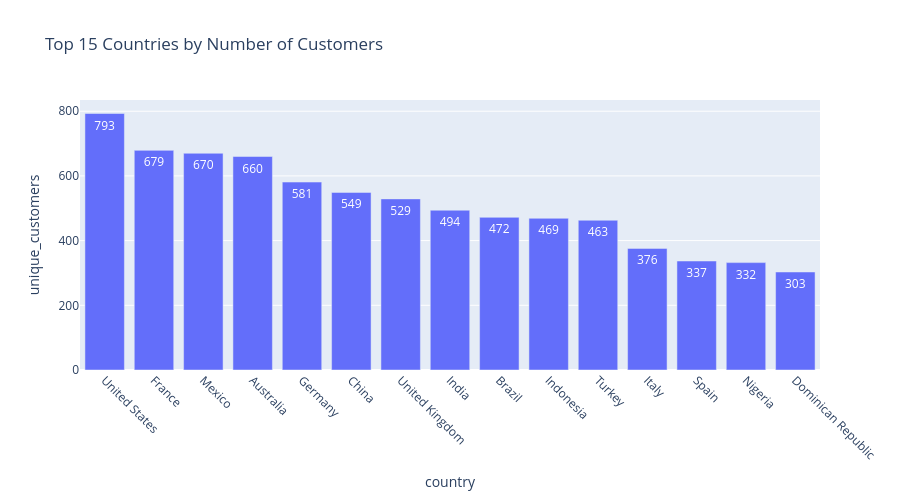

Here is the notebook cell this chart was saved with:
### Code cell
fig = px.bar(
    customer_country_distribution.head(15),
    x="country",
    y="unique_customers",
    title="Top 15 Countries by Number of Customers",
    text_auto=True,
    width=900,
    height=500
)
fig.update_xaxes(tickangle=45)
fig.show()

### Figure 1 — Plotly figure (JSON) as saved in the notebook; plotly's stock layout.template omitted (floating-point values rounded to 4 significant figures)
{"data": [{"hovertemplate": "country=%{x}<br>unique_customers=%{y}<extra></extra>", "legendgroup": "", "marker": {"color": "#636efa", "pattern": {"shape": ""}}, "name": "", "orientation": "v", "showlegend": false, "textposition": "auto", "texttemplate": "%{y}", "type": "bar", "x": ["United States", "France", "Mexico", "Australia", "Germany", "China", "United Kingdom", "India", "Brazil", "Indonesia", "Turkey", "Italy", "Spain", "Nigeria", "Dominican Republic"], "xaxis": "x", "y": [793, 679, 670, 660, 581, 549, 529, 494, 472, 469, 463, 376, 337, 332, 303], "yaxis": "y"}], "layout": {"barmode": "relative", "height": 500, "legend": {"tracegroupgap": 0}, "title": {"text": "Top 15 Countries by Number of Customers"}, "width": 900, "xaxis": {"anchor": "y", "domain": [0, 1], "tickangle": 45, "title": {"text": "country"}}, "yaxis": {"anchor": "x", "domain": [0, 1], "title": {"text": "unique_customers"}}}}
